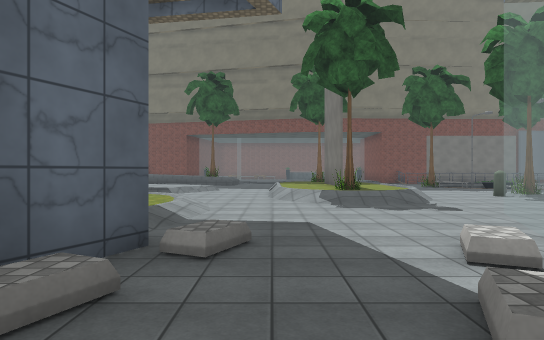
view 1 (above)

24 first-person views from a walk through a scene from a Unity 3-D project. The camera is 1.5 m above the floor, looks level and sees 75° across. The floor is counted in squares, 2 m on a side. Each view is taken from the middle of a square. On the plan, view 1 faces up. The plan holds only what a view shows up to about 11 squares ahead; the rest is blank. The place goes on beyond the plan. The player character is not drawn. Some animated figures are not drawn. Some surface patterns are stand-ins.

view 2
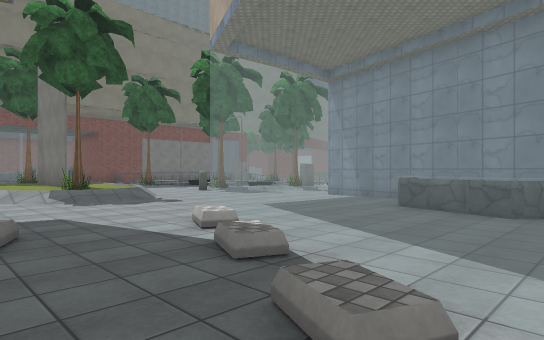

view 3
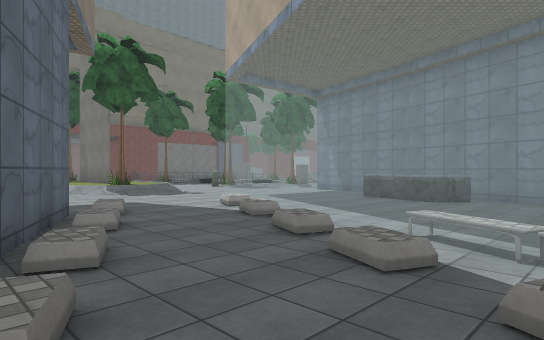

view 4
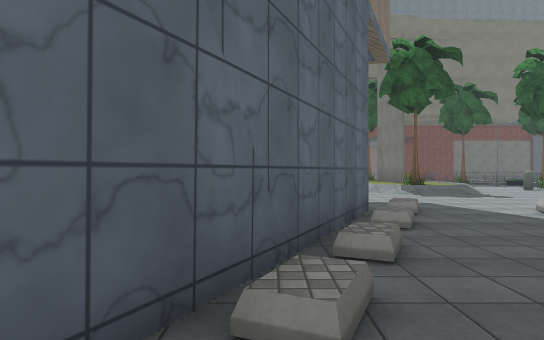

view 5
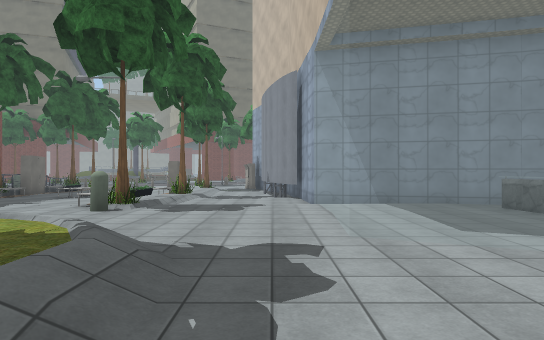

view 6
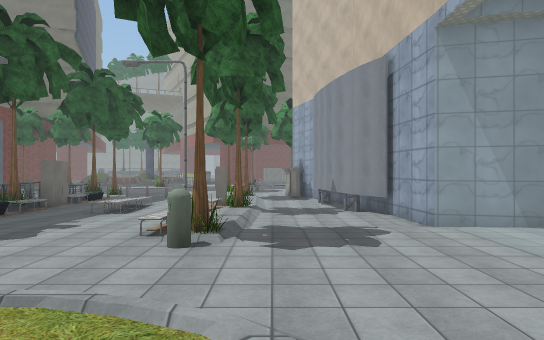

view 7
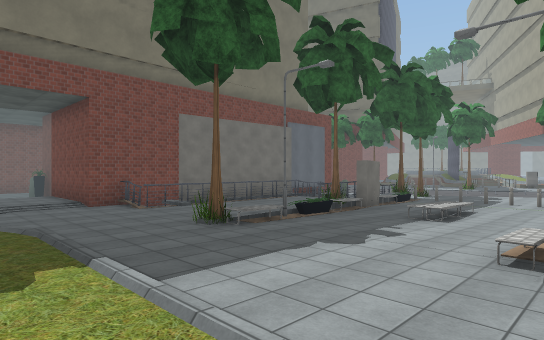

view 8
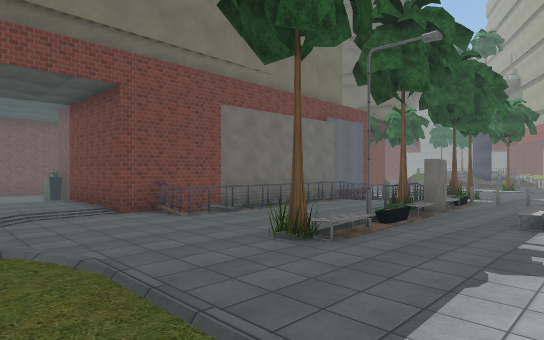

view 9
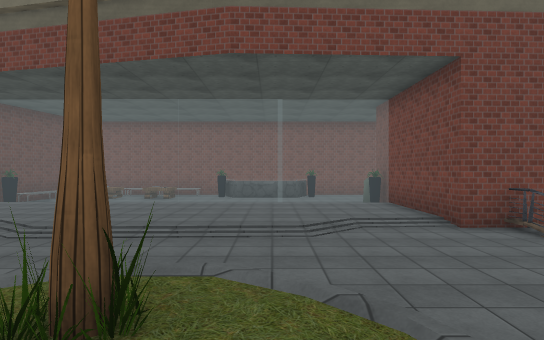

view 10
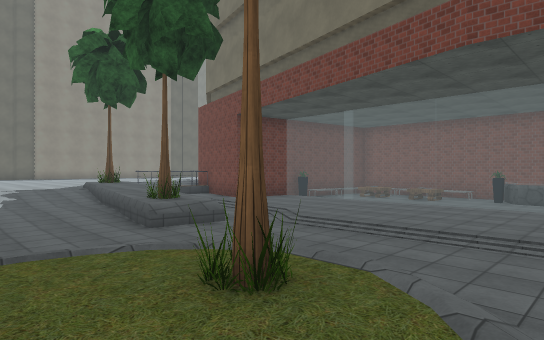

view 11
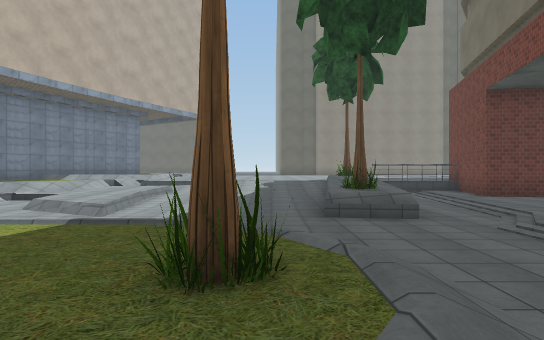

view 12
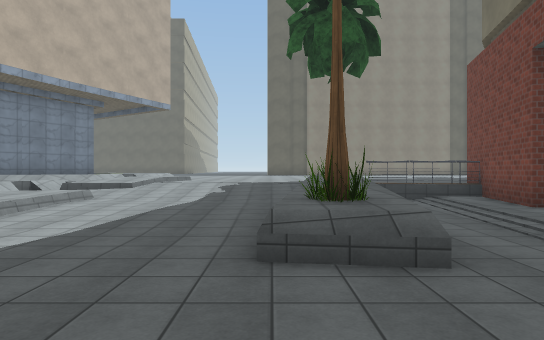

view 13
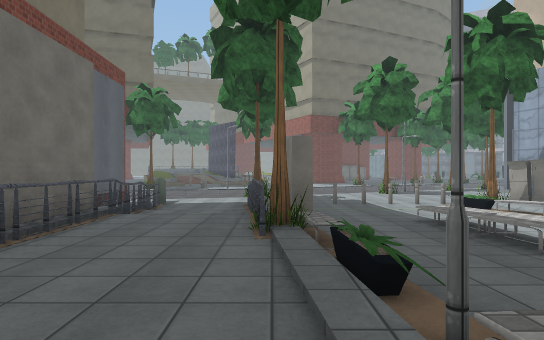

view 14
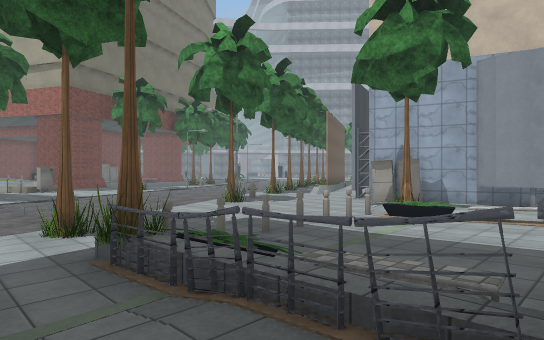

view 15
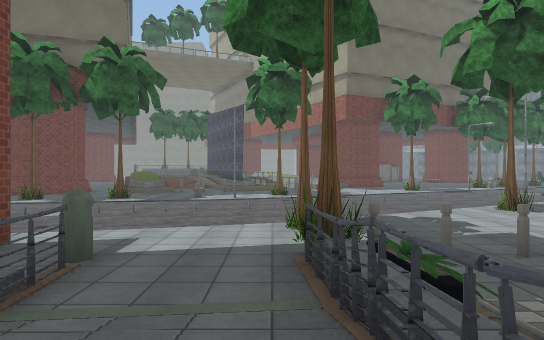

view 16
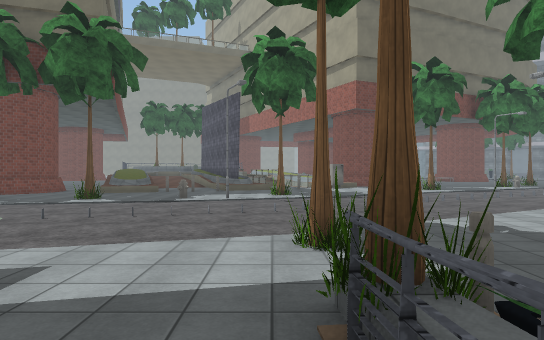

view 17
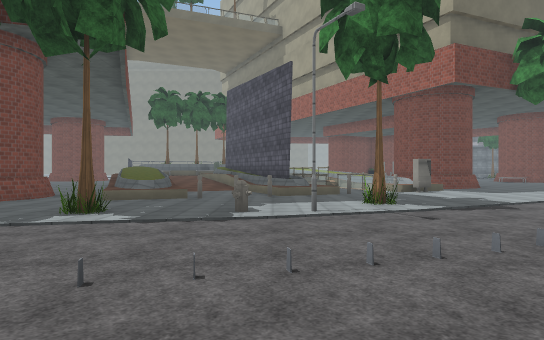

view 18
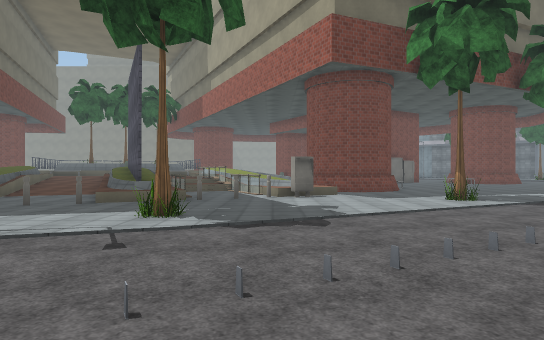

view 19
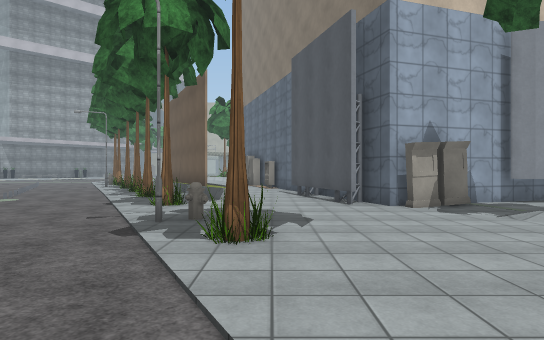

view 20
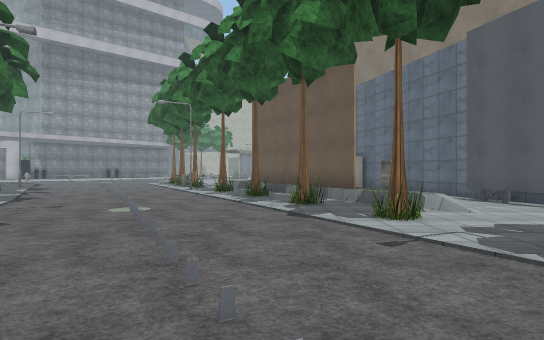

view 21
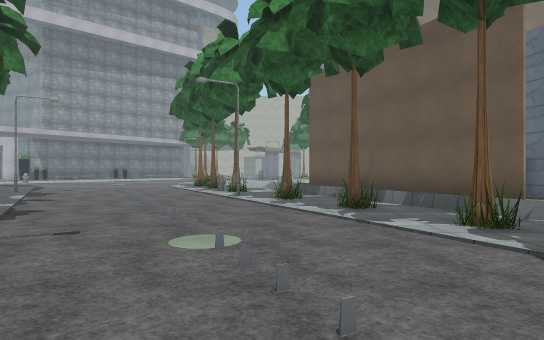

view 22
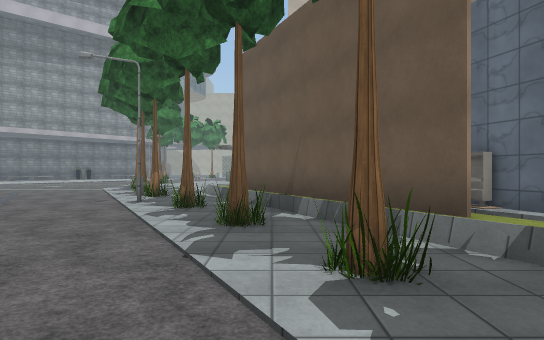

view 23
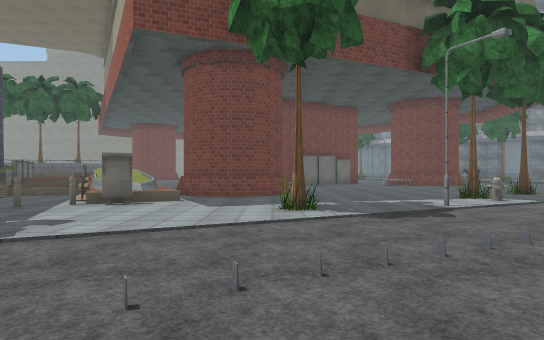

view 24
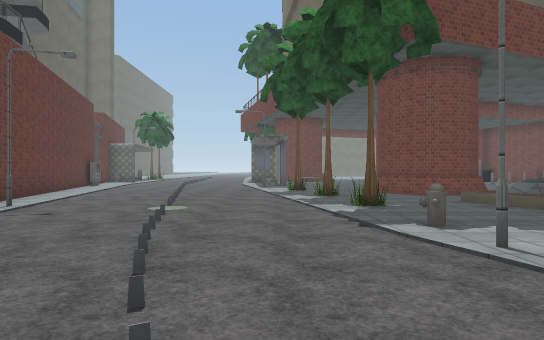

### Floor plan
Key: @ floor where view 1 was taken; # wall or solid block; . main floor; : floor 0.25 m higher than the main floor; + floor 0.5 m higher than the main floor; * floor 0.75 m higher than the main floor; % floor 1 m higher than the main floor; & floor 1.25 m higher than the main floor; $ floor 1.5 m higher than the main floor; / step, stairs or slope; = window, fence, low wall or low ledge; ^ raised ledge; B billboard; T tree; S streetlight; P plant; R railing; O other object.
Columns run from 10 left of view 1 to 34 right of it. Each row starts with its distance up from view 1.
 26             #             #......... ###
 25      #+  +++++++#         #........T..#.
 24      #P  =======#         #.............
 23  #   #**********#         ##........../=
 22  &O###**********#          #S......T../% ::
 21  &R*************#          #..............:
 20  &R++++//*****/+####     #B..............=
 19  T /==+++++++++++RRRRRRRRRR........=..#/=##O
 18  / =$$$T/+++++++++++++++:/.........S.../=OO+/
 17  &//**=#/++///++++++++++:/R..........T..O../O
 16  &//**++++/%T%/++++/TR#ORR#T.T............O
 15  &//**++++/%%%/++T/SPO:::P..............#O**
 14 ///***+++ /%B%/+++++::::::..............##=##
 13 $$//////+ /%B%/+++++:OO/::.................#
 12 /$//%%%/+  %B%/+++++::::::.................#
 11 /*//////++/%B%/++//SP/:://P....T.......T...##
 10 //////++++/%T%/++T**++T#:::T....#S...........
  9     // //+/%%%/++++:::..  ...................
  8        */++///+++++:::..  .###...T......S....
  7         *+++++++++/:::BBB#####...............
  6         *+++++=====#####     #B./.........T..
  5         *+++++=+++##         #B./#T.........
  4          /+++=++++#          ##. B.........T
  3         ##++/=++++#           #  BBT........
  2        ###+/=+++^=#           #.  B.........
  1        #+++==+++^##           ##  BB.T......T
  0        #/+@=++++^#                 B..S......
 -1       ##++#=+++++#                 BB........
 -2       #+++=O++++ #                   /T....
 -3        + #OO                           T...

Positions as (right, up) in squares from view 1, and headings:
1: (0, 0), facing up
2: (-1, -1), facing up-right
3: (-3, -3), facing up-right
4: (-3, -3), facing up
5: (0, 7), facing right
6: (2, 9), facing right
7: (3, 10), facing up-right
8: (3, 12), facing up-right
9: (3, 14), facing up
10: (4, 14), facing up-left
11: (4, 16), facing left
12: (1, 17), facing left
13: (7, 16), facing right
14: (13, 18), facing down-right
15: (13, 17), facing right
16: (15, 17), facing right
17: (19, 19), facing right
18: (21, 15), facing right
19: (21, 15), facing down
20: (25, 13), facing down
21: (27, 10), facing down
22: (25, 8), facing down
23: (23, 11), facing right
24: (23, 15), facing up
